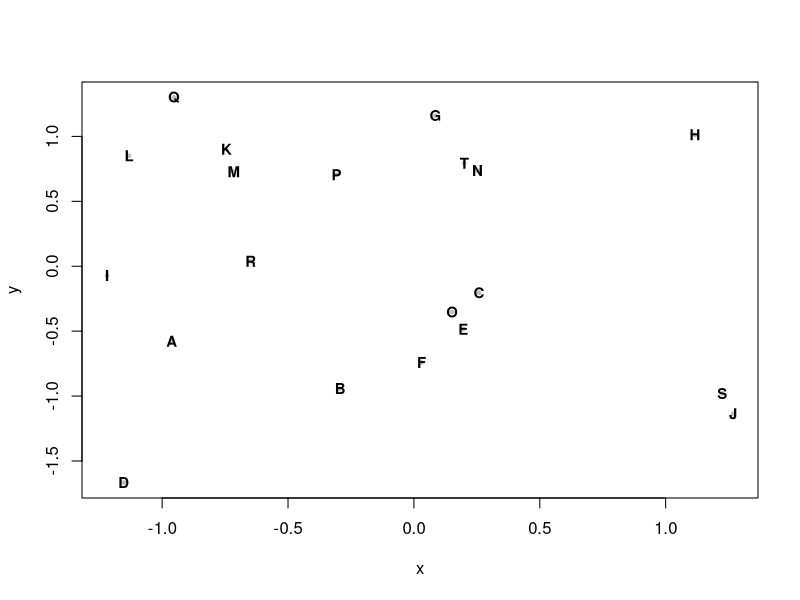
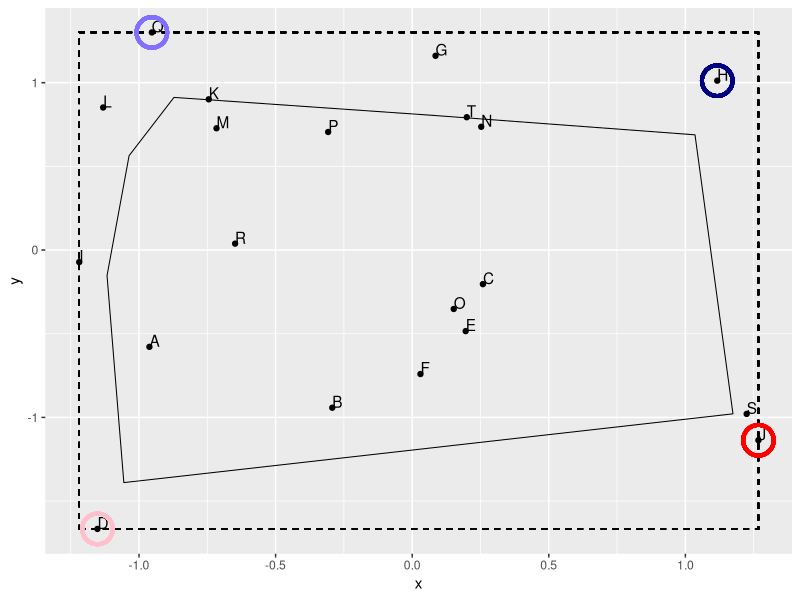

The R script that drew these images, in order:
# generate data
set.seed(3)
X <- as.data.frame(matrix(rnorm(40), ncol = 2))
names(X) <- c("x","y")
X$id <- LETTERS[seq( from = 1, to = 20 )]

plot(y~x,data=X, cex = 0.5,pch=19,col="grey")
text(y~x, labels=id,data=X, cex=0.9, font=2)

### 4 CORNERS
  #min bounding bo around oints

lx = min(X$x)
ux = max(X$x)
ly = min(X$y)
uy = max(X$y)

  #convert to points
ww = c(lx,uy)
wd = c(lx,ly)
hw = c(ux,uy)
hd = c(ux,ly)

#calc Euclidian dist of each point from corners
X$WW.distance <- sqrt((X$x - ww[1])^2 + (X$y - ww[2])^2)
X$WD.distance <- sqrt((X$x - wd[1])^2 + (X$y - wd[2])^2)
X$HW.distance <- sqrt((X$x - hw[1])^2 + (X$y - hw[2])^2)
X$HD.distance <- sqrt((X$x - hd[1])^2 + (X$y - hd[2])^2)

X$id[which.min(X$WW.distance)]
X$id[which.min(X$WD.distance)]
X$id[which.min(X$HW.distance)]
X$id[which.min(X$HD.distance)]

library(ggplot2)
ggplot(X, aes(x = x, y = y)) +
  geom_point() + geom_text(aes(label=id),hjust=0, vjust=0) +
  geom_rect(color = "black", alpha=0, mapping=aes(xmin=lx, xmax=ux, ymin=ly, ymax=uy),linetype=2) +
  geom_point(aes(x=x[which.min(WW.distance)], y=y[which.min(WW.distance)]), shape=21, size=9, stroke=2, colour="slateblue1") +
  geom_point(aes(x=x[which.min(WD.distance)], y=y[which.min(WD.distance)]), shape=21, size=9, stroke=2, colour="pink") +
  geom_point(aes(x=x[which.min(HW.distance)], y=y[which.min(HW.distance)]), shape=21, size=9, stroke=2, colour="navy") +
  geom_point(aes(x=x[which.min(HD.distance)], y=y[which.min(HD.distance)]), shape=21, size=9, stroke=2, colour="red")


### JHR METHOD
# Identify extreme points in each quadrant (either convex hull or Euclid dist from mean X & mean Y)
  #Convex hull
hpts <- chull(X[1:2]) #convex hull of points
circle.hpts <- c(hpts, hpts[1]) #create 'circle'
lines(X[circle.hpts, ]) #plot points

X.hpts <- X[hpts,] #subset df to points
row.names(X.hpts) <- X.hpts$id

# Select combinations that are maximally divergent from one another - dissimilarity matrix

n.pts = 2 #identify n points to use

# dissimilarity matrix
library(cluster)
diss <- daisy(X.hpts[,1:2], metric = "euclidean", stand = FALSE) # allows weighting of variables as well
diss<-as.matrix(diss)
diss[upper.tri(diss, diag = FALSE)] <- NA 

top<-tail(sort(diss), 3)


index <- which(diss == top[1], arr.ind=TRUE)
paste(rownames(diss)[index[1]], colnames(diss)[index[2]], sep=", ")

